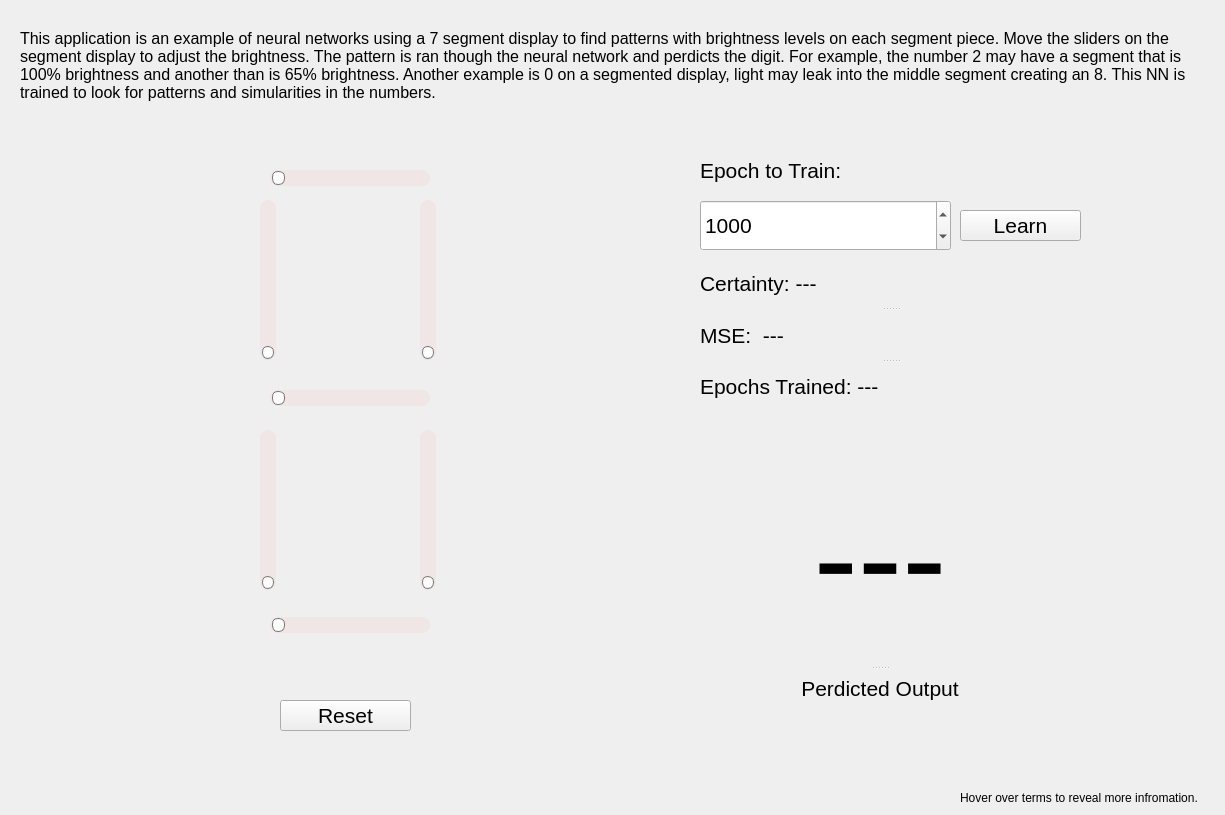
<?xml version="1.0" encoding="UTF-8"?>
<ui version="4.0">
 <class>MainWindow</class>
 <widget class="QMainWindow" name="MainWindow">
  <property name="geometry">
   <rect>
    <x>0</x>
    <y>0</y>
    <width>1225</width>
    <height>815</height>
   </rect>
  </property>
  <property name="minimumSize">
   <size>
    <width>1225</width>
    <height>815</height>
   </size>
  </property>
  <property name="maximumSize">
   <size>
    <width>1225</width>
    <height>815</height>
   </size>
  </property>
  <property name="cursor">
   <cursorShape>WaitCursor</cursorShape>
  </property>
  <property name="windowTitle">
   <string>7 Segment Display Neural Network</string>
  </property>
  <property name="windowIcon">
   <iconset>
    <normaloff>../../../../../Downloads/7seg1-471214991.jpg</normaloff>../../../../../Downloads/7seg1-471214991.jpg</iconset>
  </property>
  <property name="styleSheet">
   <string notr="true"/>
  </property>
  <widget class="QWidget" name="centralwidget">
   <property name="minimumSize">
    <size>
     <width>1225</width>
     <height>815</height>
    </size>
   </property>
   <property name="maximumSize">
    <size>
     <width>1225</width>
     <height>815</height>
    </size>
   </property>
   <widget class="QSlider" name="slider_6">
    <property name="geometry">
     <rect>
      <x>260</x>
      <y>200</y>
      <width>16</width>
      <height>160</height>
     </rect>
    </property>
    <property name="autoFillBackground">
     <bool>true</bool>
    </property>
    <property name="styleSheet">
     <string notr="true">QSlider::groove:vertical {
    width: 16px;
    border-radius:8px;
    background: rgba(255, 0, 0, 10);
    margin: 0px;
}

QSlider::handle:vertical {
    background: rgb(255, 255, 255);
   width: 11px;
    height: 11px;
    margin: 1px 2px ;
    border-radius:6px;
    border: 1px solid rgb(120, 120, 120);
}</string>
    </property>
    <property name="value">
     <number>0</number>
    </property>
    <property name="orientation">
     <enum>Qt::Vertical</enum>
    </property>
   </widget>
   <widget class="QSlider" name="slider_2">
    <property name="geometry">
     <rect>
      <x>420</x>
      <y>200</y>
      <width>16</width>
      <height>160</height>
     </rect>
    </property>
    <property name="cursor">
     <cursorShape>ArrowCursor</cursorShape>
    </property>
    <property name="autoFillBackground">
     <bool>true</bool>
    </property>
    <property name="styleSheet">
     <string notr="true">QSlider::groove:vertical {
    width: 16px;
    border-radius:8px;
    background: rgba(255, 0, 0, 10);
    margin: 0px;
}

QSlider::handle:vertical {
    background: rgb(255, 255, 255);
   width: 11px;
    height: 11px;
    margin: 1px 2px ;
    border-radius:6px;
    border: 1px solid rgb(120, 120, 120);
}</string>
    </property>
    <property name="value">
     <number>0</number>
    </property>
    <property name="orientation">
     <enum>Qt::Vertical</enum>
    </property>
   </widget>
   <widget class="QSlider" name="slider_5">
    <property name="geometry">
     <rect>
      <x>260</x>
      <y>430</y>
      <width>16</width>
      <height>160</height>
     </rect>
    </property>
    <property name="autoFillBackground">
     <bool>true</bool>
    </property>
    <property name="styleSheet">
     <string notr="true">QSlider::groove:vertical {
    width: 16px;
    border-radius:8px;
    background: rgba(255, 0, 0, 10);
    margin: 0px;
}

QSlider::handle:vertical {
    background: rgb(255, 255, 255);
   width: 11px;
    height: 11px;
    margin: 1px 2px ;
    border-radius:6px;
    border: 1px solid rgb(120, 120, 120);
}</string>
    </property>
    <property name="value">
     <number>0</number>
    </property>
    <property name="orientation">
     <enum>Qt::Vertical</enum>
    </property>
   </widget>
   <widget class="QSlider" name="slider_3">
    <property name="geometry">
     <rect>
      <x>420</x>
      <y>430</y>
      <width>16</width>
      <height>160</height>
     </rect>
    </property>
    <property name="autoFillBackground">
     <bool>true</bool>
    </property>
    <property name="styleSheet">
     <string notr="true">QSlider::groove:vertical {
    width: 16px;
    border-radius:8px;
    background: rgba(255, 0, 0, 10);
    margin: 0px;
}

QSlider::handle:vertical {
    background: rgb(255, 255, 255);
   width: 11px;
    height: 11px;
    margin: 1px 2px ;
    border-radius:6px;
    border: 1px solid rgb(120, 120, 120);
}</string>
    </property>
    <property name="value">
     <number>0</number>
    </property>
    <property name="orientation">
     <enum>Qt::Vertical</enum>
    </property>
   </widget>
   <widget class="QSlider" name="slider_4">
    <property name="geometry">
     <rect>
      <x>270</x>
      <y>610</y>
      <width>160</width>
      <height>31</height>
     </rect>
    </property>
    <property name="autoFillBackground">
     <bool>true</bool>
    </property>
    <property name="styleSheet">
     <string notr="true">QSlider::groove:horizontal {
    height: 16px;
    border-radius:8px;
    background: rgba(255, 0, 0, 10);
    margin: 0px;
}

QSlider::handle:horizontal {
    background: rgb(255, 255, 255);
   width: 11px;
    height: 11px;
    margin: 1px 2px ;
    border-radius:6px;
    border: 1px solid rgb(120, 120, 120);
}</string>
    </property>
    <property name="value">
     <number>0</number>
    </property>
    <property name="orientation">
     <enum>Qt::Horizontal</enum>
    </property>
   </widget>
   <widget class="QSlider" name="slider_7">
    <property name="geometry">
     <rect>
      <x>270</x>
      <y>390</y>
      <width>160</width>
      <height>16</height>
     </rect>
    </property>
    <property name="autoFillBackground">
     <bool>true</bool>
    </property>
    <property name="styleSheet">
     <string notr="true">QSlider::groove:horizontal {
    height: 16px;
    border-radius:8px;
    background: rgba(255, 0, 0, 10);
    margin: 0px;
}

QSlider::handle:horizontal {
    background: rgb(255, 255, 255);
   width: 11px;
    height: 11px;
    margin: 1px 2px ;
    border-radius:6px;
    border: 1px solid rgb(120, 120, 120);
}</string>
    </property>
    <property name="value">
     <number>0</number>
    </property>
    <property name="orientation">
     <enum>Qt::Horizontal</enum>
    </property>
   </widget>
   <widget class="QSlider" name="slider_1">
    <property name="geometry">
     <rect>
      <x>270</x>
      <y>170</y>
      <width>160</width>
      <height>16</height>
     </rect>
    </property>
    <property name="autoFillBackground">
     <bool>true</bool>
    </property>
    <property name="styleSheet">
     <string notr="true">QSlider::groove:horizontal {
    height: 16px;
    border-radius:8px;
    background: rgba(255, 0, 0, 10);
    margin: 0px;
}

QSlider::handle:horizontal {
    background: rgb(255, 255, 255);
   width: 11px;
    height: 11px;
    margin: 1px 2px ;
    border-radius:6px;
    border: 1px solid rgb(120, 120, 120);
}</string>
    </property>
    <property name="value">
     <number>0</number>
    </property>
    <property name="orientation">
     <enum>Qt::Horizontal</enum>
    </property>
   </widget>
   <widget class="QPushButton" name="resetBtn">
    <property name="geometry">
     <rect>
      <x>280</x>
      <y>700</y>
      <width>131</width>
      <height>31</height>
     </rect>
    </property>
    <property name="font">
     <font>
      <pointsize>16</pointsize>
     </font>
    </property>
    <property name="text">
     <string>Reset</string>
    </property>
   </widget>
   <widget class="QPushButton" name="learnBtn">
    <property name="geometry">
     <rect>
      <x>960</x>
      <y>210</y>
      <width>121</width>
      <height>31</height>
     </rect>
    </property>
    <property name="font">
     <font>
      <pointsize>16</pointsize>
     </font>
    </property>
    <property name="toolTip">
     <string/>
    </property>
    <property name="toolTipDuration">
     <number>6</number>
    </property>
    <property name="text">
     <string>Learn</string>
    </property>
   </widget>
   <widget class="QLabel" name="info1Label">
    <property name="geometry">
     <rect>
      <x>700</x>
      <y>150</y>
      <width>241</width>
      <height>41</height>
     </rect>
    </property>
    <property name="font">
     <font>
      <pointsize>16</pointsize>
     </font>
    </property>
    <property name="toolTip">
     <string>&lt;html&gt;&lt;head/&gt;&lt;body&gt;&lt;p&gt;&lt;span style=&quot; font-size:12pt;&quot;&gt;An &lt;/span&gt;&lt;span style=&quot; font-size:12pt; font-weight:700; font-style:italic;&quot;&gt;Epoch&lt;/span&gt;&lt;span style=&quot; font-size:12pt;&quot;&gt; machine learning term that refers to the amount of passes the machine learning algorithm has made through the entire training dataset. &lt;/span&gt;&lt;/p&gt;&lt;p&gt;&lt;br/&gt;&lt;/p&gt;&lt;p&gt;&lt;span style=&quot; font-size:12pt;&quot;&gt;Recommend starting at 1000 epochs for this dataset. &lt;/span&gt;&lt;/p&gt;&lt;/body&gt;&lt;/html&gt;</string>
    </property>
    <property name="text">
     <string>Epoch to Train:</string>
    </property>
    <property name="wordWrap">
     <bool>true</bool>
    </property>
   </widget>
   <widget class="QSpinBox" name="epochSpinBox">
    <property name="geometry">
     <rect>
      <x>700</x>
      <y>200</y>
      <width>251</width>
      <height>51</height>
     </rect>
    </property>
    <property name="font">
     <font>
      <pointsize>16</pointsize>
     </font>
    </property>
    <property name="acceptDrops">
     <bool>false</bool>
    </property>
    <property name="minimum">
     <number>1</number>
    </property>
    <property name="maximum">
     <number>1000000000</number>
    </property>
    <property name="singleStep">
     <number>10</number>
    </property>
    <property name="value">
     <number>1000</number>
    </property>
   </widget>
   <widget class="QSplitter" name="splitter">
    <property name="geometry">
     <rect>
      <x>800</x>
      <y>450</y>
      <width>160</width>
      <height>256</height>
     </rect>
    </property>
    <property name="orientation">
     <enum>Qt::Vertical</enum>
    </property>
    <widget class="QLabel" name="outputLabel">
     <property name="font">
      <font>
       <pointsize>100</pointsize>
      </font>
     </property>
     <property name="text">
      <string>---</string>
     </property>
     <property name="alignment">
      <set>Qt::AlignCenter</set>
     </property>
    </widget>
    <widget class="QLabel" name="RawOutputLabel_2">
     <property name="font">
      <font>
       <pointsize>16</pointsize>
      </font>
     </property>
     <property name="toolTip">
      <string/>
     </property>
     <property name="text">
      <string>Perdicted Output</string>
     </property>
     <property name="alignment">
      <set>Qt::AlignCenter</set>
     </property>
    </widget>
   </widget>
   <widget class="QLabel" name="label">
    <property name="geometry">
     <rect>
      <x>960</x>
      <y>790</y>
      <width>251</width>
      <height>16</height>
     </rect>
    </property>
    <property name="text">
     <string>Hover over terms to reveal more infromation. </string>
    </property>
   </widget>
   <widget class="QLabel" name="label_2">
    <property name="geometry">
     <rect>
      <x>20</x>
      <y>0</y>
      <width>1181</width>
      <height>131</height>
     </rect>
    </property>
    <property name="font">
     <font>
      <pointsize>12</pointsize>
     </font>
    </property>
    <property name="text">
     <string>This application is an example of neural networks using a 7 segment display to find patterns with brightness levels on each segment piece. Move the sliders on the segment display to adjust the brightness. The pattern is ran though the neural network and perdicts the digit. For example, the number 2 may have a segment that is 100% brightness and another than is 65% brightness. Another example is 0 on a segmented display, light may leak into the middle segment creating an 8. This NN is trained to look for patterns and simularities in the numbers.</string>
    </property>
    <property name="wordWrap">
     <bool>true</bool>
    </property>
   </widget>
   <widget class="QSplitter" name="splitter_2">
    <property name="geometry">
     <rect>
      <x>700</x>
      <y>260</y>
      <width>381</width>
      <height>150</height>
     </rect>
    </property>
    <property name="orientation">
     <enum>Qt::Vertical</enum>
    </property>
    <widget class="QLabel" name="RawOutputLabel">
     <property name="font">
      <font>
       <pointsize>16</pointsize>
      </font>
     </property>
     <property name="toolTip">
      <string>&lt;html&gt;&lt;head/&gt;&lt;body&gt;&lt;p&gt;The calculated confidence in the result by the neural network. &lt;/p&gt;&lt;/body&gt;&lt;/html&gt;</string>
     </property>
     <property name="text">
      <string>Certainty: ---</string>
     </property>
    </widget>
    <widget class="QLabel" name="MSElabel">
     <property name="font">
      <font>
       <pointsize>16</pointsize>
      </font>
     </property>
     <property name="toolTip">
      <string>&lt;html&gt;&lt;head/&gt;&lt;body&gt;&lt;p&gt;&lt;span style=&quot; font-size:10pt; font-weight:700; font-style:italic;&quot;&gt;Mean Squared Error &lt;/span&gt;&lt;span style=&quot; font-size:10pt;&quot;&gt;is a error measurement used for performance of the neural network. &lt;/span&gt;&lt;a name=&quot;ember1451&quot;/&gt;&lt;span style=&quot; font-size:10pt;&quot;&gt;T&lt;/span&gt;&lt;span style=&quot; font-size:10pt;&quot;&gt;he error is calculated as the sum &lt;/span&gt;&lt;a name=&quot;ember1452&quot;/&gt;&lt;span style=&quot; font-size:10pt;&quot;&gt;o&lt;/span&gt;&lt;span style=&quot; font-size:10pt;&quot;&gt;f the squared output errors &lt;/span&gt;&lt;a name=&quot;ember1453&quot;/&gt;&lt;span style=&quot; font-size:10pt;&quot;&gt;f&lt;/span&gt;&lt;span style=&quot; font-size:10pt;&quot;&gt;or all neurons in the output layer, &lt;/span&gt;&lt;a name=&quot;ember1454&quot;/&gt;&lt;span style=&quot; font-size:10pt;&quot;&gt;a&lt;/span&gt;&lt;span style=&quot; font-size:10pt;&quot;&gt;ll of this divided by n, &lt;/span&gt;&lt;a name=&quot;ember1455&quot;/&gt;&lt;span style=&quot; font-size:10pt;&quot;&gt;t&lt;/span&gt;&lt;span style=&quot; font-size:10pt;&quot;&gt;he number of neurons in the output layer. &lt;/span&gt;&lt;/p&gt;&lt;/body&gt;&lt;/html&gt;</string>
     </property>
     <property name="text">
      <string>MSE:  ---</string>
     </property>
    </widget>
    <widget class="QLabel" name="EpochsTrainedLabel">
     <property name="font">
      <font>
       <pointsize>16</pointsize>
      </font>
     </property>
     <property name="toolTip">
      <string/>
     </property>
     <property name="text">
      <string>Epochs Trained: ---</string>
     </property>
    </widget>
   </widget>
  </widget>
  <action name="actionAbout">
   <property name="text">
    <string>About</string>
   </property>
  </action>
  <action name="actionRepo">
   <property name="text">
    <string>Repo</string>
   </property>
  </action>
  <action name="actionAbout_2">
   <property name="text">
    <string>About</string>
   </property>
  </action>
 </widget>
 <tabstops>
  <tabstop>slider_5</tabstop>
  <tabstop>resetBtn</tabstop>
  <tabstop>epochSpinBox</tabstop>
  <tabstop>learnBtn</tabstop>
  <tabstop>slider_6</tabstop>
  <tabstop>slider_1</tabstop>
  <tabstop>slider_3</tabstop>
  <tabstop>slider_7</tabstop>
  <tabstop>slider_4</tabstop>
  <tabstop>slider_2</tabstop>
 </tabstops>
 <resources/>
 <connections/>
</ui>
